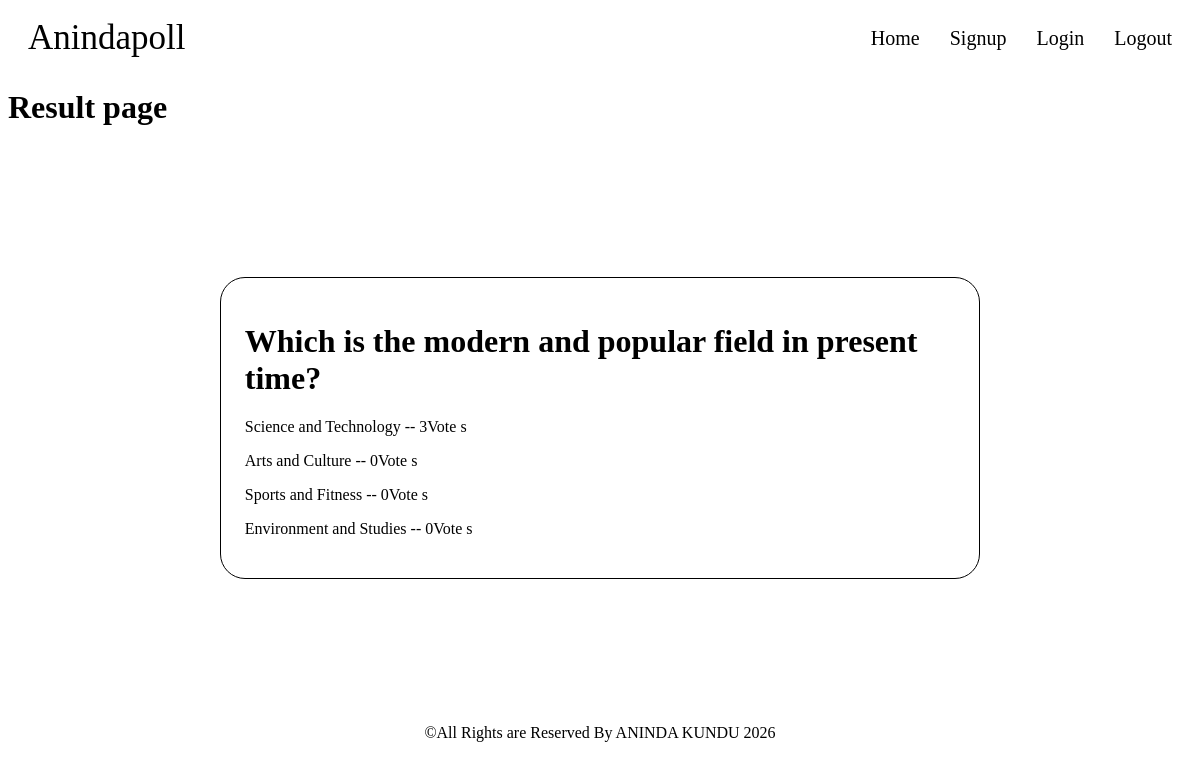
The page /result/3 on the database its author committed.
### poll/models.py (models this page shows, shortened)
class Question( models.Model ):
    user = models.ForeignKey( User, on_delete = models.CASCADE )
    question_text = models.CharField( max_length = 255 )
    pub_date = models.DateTimeField()

class Choice( models.Model ):
    user = models.ForeignKey( User, on_delete = models.CASCADE )
    question = models.ForeignKey( Question, on_delete = models.CASCADE )
    choice_text = models.CharField( max_length = 200 )
    votes = models.IntegerField( default = 0 )

### poll/views.py (the view)
# urls.py: path('result/<int:question_id>', views.result, name = "result"),
def result(request, question_id):
    question = get_object_or_404( Question, pk = question_id )
    return render(request, 'poll/result.html', {'question': question, })

### poll/templates/poll/result.html (shortened to what this page needs)
{%  extends 'core/base.html' %}
{%  load static  %}
{%  block content %}
<h1>Result page</h1>
<div class = "floor">
    <div class = "roof">
        <h1>{{ question.question_text }}</h1>
        {% for choice in question.choice_set.all  %}
            <p>{{ choice.choice_text }} -- {{ choice.votes }}Vote {{ choice.votes | pluralize  }}</p>
        {% endfor  %}
    </div>
</div>
{%  endblock  %}

### poll/static/poll/result.css (style rules this page uses)
.floor { display: flex; align-items: center; justify-content: center; height: 70vh; }
.roof { width: 60%; margin-left: auto; margin-right: auto; border: 1px solid black; border-radius: 25px; padding: 2%; }

### rows shown on the page
Question: question_text "Which is the modern and popular field in present time?"
Choice: choice_text "Science and Technology", votes "3", votes|pluralize "s"
Choice: choice_text "Arts and Culture", votes "0", votes|pluralize "s"
Choice: choice_text "Sports and Fitness", votes "0", votes|pluralize "s"
Choice: choice_text "Environment and Studies", votes "0", votes|pluralize "s"
